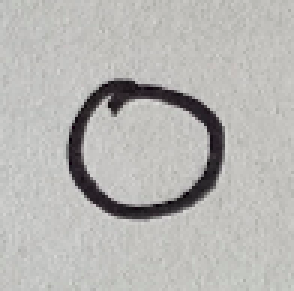
#> input picture lab/0/0_0.png, 98 x 97 px (shown 3 times larger); its folder holds 3 pictures in this run
$ python resizeImg.py
#> lines starting #> are read from the running program, lines starting #| are printed output that depends on the picture; after the words box and inside, x2 and y2 are one past the last pixel; in counts of white or black regions, pixels touching at a corner belong together
import os
import cv2
import csv
import numpy as np

dir1 = "lab/"

k = 0
for i in range(10):

    dir2 = dir1+str(i)+"/"
    f_ = os.listdir(dir2)
    for j in range(len(f_)):
        # print(j, dir2, f_[j])
        f = dir2+f_[j]

        img = cv2.imread(f, 0)
#> img: shape (97, 98); min 3, max 219, mean 181.9
        _, img_inv = cv2.threshold(img, 127, 255, cv2.THRESH_BINARY_INV)
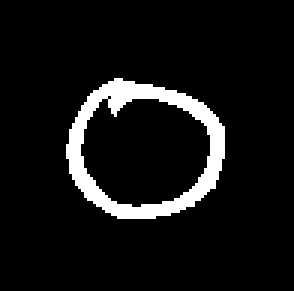
#> img_inv: shape (97, 98) (shown 3 times larger); 7.7% white; 1 white region, box (x1, y1, x2, y2) and area: (22, 26, 75, 73) 728
        img_res = cv2.resize(img_inv, (28,28))
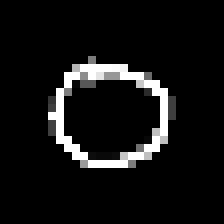
#> img_res: shape (28, 28) (shown 8 times larger); min 0, max 255, mean 18.8

        cv2.imwrite(dir1+"resized/"+str(i)+"_"+str(j)+".png", img_res)
#> pass 2 of the loop `for i in range(10):`:
#> dir2 = 'lab/1/'
#> f_ = ['1_0.png']
#> f = 'lab/1/1_0.png'
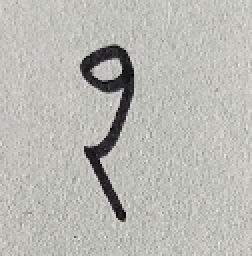
#> input picture lab/1/1_0.png, 126 x 128 px (shown 2 times larger)
#> img: shape (128, 126)
#> `_, img_inv = cv2.threshold(img, 127, 255, cv2.THRESH_BINARY_INV)`:
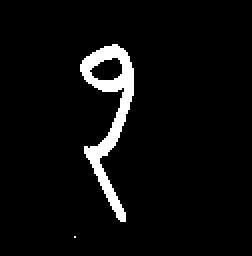
#> img_inv: shape (128, 126) (shown 2 times larger); 4.8% white; 2 white regions (1 under 20 px), largest, box (x1, y1, x2, y2) and area: (40, 22, 67, 111) 770
#> `img_res = cv2.resize(img_inv, (28,28))`:
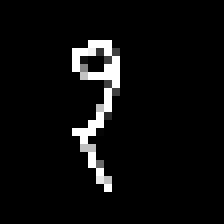
#> img_res: shape (28, 28) (shown 8 times larger); min 0, max 255, mean 12.4
#> (the run stopped early here; a loop or call above may not have finished)
